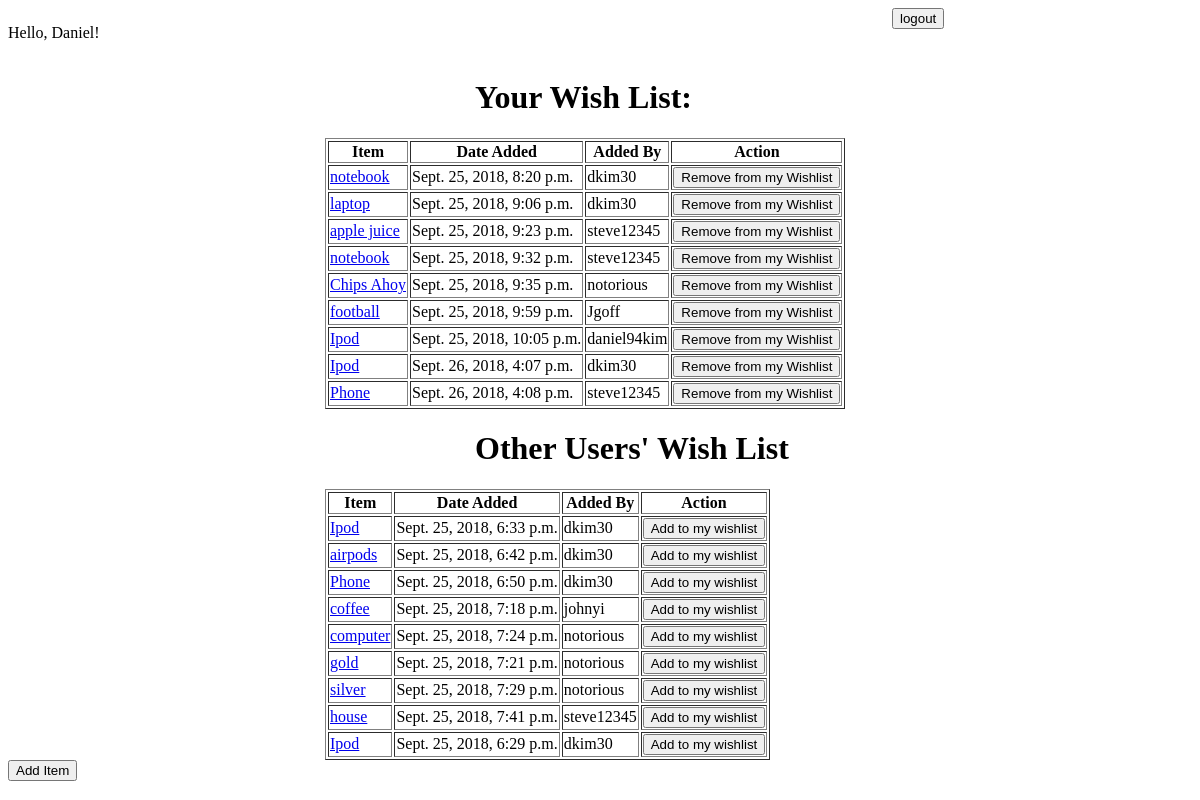
Screenshot of /wishes (signed in) with the database file from the repository.
### wish_list/models.py (models this page shows)
class Wish(models.Model):
    item = models.CharField(max_length=255)
    date_added = models.DateTimeField(auto_now_add=True)
    user = models.ForeignKey(User, related_name="wishes", on_delete = models.CASCADE)
    favs = models.ManyToManyField(User, related_name="wish_list")
    objects = WishManger()

class User(models.Model):
    name = models.CharField(max_length=255)
    username = models.CharField(max_length=255)
    password = models.CharField(max_length=255)
    confirm_password = models.CharField(max_length=255)
    date = models.CharField(max_length = 10)
    objects = UserManager()

### wish_list/views.py (the view)
# urls.py: path('wishes',views.wishes),
def wishes(request):
    wish_list = User.objects.get(id=request.session["user_id"]).wish_list.all()
    wishes = Wish.objects.all()
    for wish in wish_list:
        wishes = wishes.exclude(id=wish.id)
    return render(request, "dashboard.html", {"wishes": wishes, "wish_list": wish_list})

### wish_list/templates/dashboard.html (shortened to what this page needs)
<!DOCTYPE html>
<html lang="en">
<head>
</head>
<body>
    <div class="container">
        <div class="header">
            <div class="welcome">
                <p>Hello, Daniel!
                </p>
            </div>
            <div class="navbar">
                <form action="/logout" method="POST">
                    <input type="submit" value="logout">
                </form>
            </div>
        </div>
        <div class="wishlist">
            <h1>Your Wish List:</h1>
            <table border="1">
                <tr>
                    <th>Item</th>
                    <th>Date Added</th>
                    <th>Added By</th>
                    <th>Action</th>
                </tr>
                {% for wish in wishes %}
                <tr>
                    <td><a href="/wish/{{wish.id}}">{{wish.item}}</a></td>
                    <td>{{wish.date_added}}</td>
                    <td>{{wish.user.username}}</td>
                    <td><a href="/addwish/{{wish.id}}"><button>Remove from my Wishlist
                    </button></a></td>
                </tr>
                {% endfor %}
            </table>
        </div>
        <div class="other_wishlist">
                <h1>Other Users' Wish List</h1>
                <table border="1">
                    <tr>
                        <th>Item</th>
                        <th>Date Added</th>
                        <th>Added By</th>
                        <th>Action</th>
                    </tr>
                {% for wish in wish_list %}
                <tr>
                    <td><a href="/wish/{{wish.id}}">{{wish.item}}</a></td>
                    <td>{{wish.date_added}}</td>
                    <td>{{wish.user.username}}</td>
                    <td><a href="/removewish/{{wish.id}}"><button>Add to my wishlist</button></a></td>
                    </tr>
                {% endfor %}
                </table>
            </div>
        <form action="/create" method="POST">
            <input type="submit" value="Add Item">
        </form>
    </div>
</body>
</html>

### wish_list/templates/dashboard.html (style rules this page uses)
.header { display: flex; justify-content: space-between; }
.welcome { width: 300px; }
.navbar { width: 300px; }
.wishlist { width: 550px; margin: auto; display: flex; flex-wrap: wrap; }
.wishlist h1 { margin-left: 150px; }
.other_wishlist { width: 550px; margin: auto; display: flex; flex-wrap: wrap; }
.other_wishlist h1 { margin-left: 150px; }

### rows the page displays
Wish: item "notebook", date_added "Sept. 25, 2018, 8:20 p.m.", user.username "dkim30"
Wish: item "laptop", date_added "Sept. 25, 2018, 9:06 p.m.", user.username "dkim30"
Wish: item "apple juice", date_added "Sept. 25, 2018, 9:23 p.m.", user.username "steve12345"
Wish: item "notebook", date_added "Sept. 25, 2018, 9:32 p.m.", user.username "steve12345"
Wish: item "Chips Ahoy", date_added "Sept. 25, 2018, 9:35 p.m.", user.username "notorious"
Wish: item "football", date_added "Sept. 25, 2018, 9:59 p.m.", user.username "Jgoff"
Wish: item "Ipod", date_added "Sept. 25, 2018, 10:05 p.m.", user.username "daniel94kim"
Wish: item "Ipod", date_added "Sept. 26, 2018, 4:07 p.m.", user.username "dkim30"
Wish: item "Phone", date_added "Sept. 26, 2018, 4:08 p.m.", user.username "steve12345"
Wish: item "Ipod", date_added "Sept. 25, 2018, 6:33 p.m.", user.username "dkim30"
Wish: item "airpods", date_added "Sept. 25, 2018, 6:42 p.m.", user.username "dkim30"
Wish: item "Phone", date_added "Sept. 25, 2018, 6:50 p.m.", user.username "dkim30"
Wish: item "coffee", date_added "Sept. 25, 2018, 7:18 p.m.", user.username "johnyi"
Wish: item "computer", date_added "Sept. 25, 2018, 7:24 p.m.", user.username "notorious"
Wish: item "gold", date_added "Sept. 25, 2018, 7:21 p.m.", user.username "notorious"
Wish: item "silver", date_added "Sept. 25, 2018, 7:29 p.m.", user.username "notorious"
Wish: item "house", date_added "Sept. 25, 2018, 7:41 p.m.", user.username "steve12345"
Wish: item "Ipod", date_added "Sept. 25, 2018, 6:29 p.m.", user.username "dkim30"
